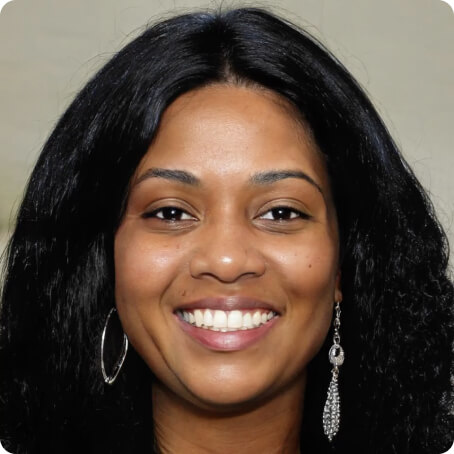
%> input picture pic1.jpg, 454 x 454 px
$ octave FaceDetect.m   (GNU Octave 9; MATLAB toolbox functions it lacks are replaced by stand-ins)
%> lines starting %> are read from the running program, lines starting %| are printed output that depends on the picture; in (x1, y1, x2, y2) boxes, pixels count from 0 and x2, y2 are one past the last pixel; in counts of white or black regions, pixels touching at a corner belong together; the program's own positions count from 1
close all;
clear all;
clc;
[file,path]=uigetfile('*.*','Select an image');
%> the answer given: pic1.jpg
loc=strcat(path,file);
pic=imread(loc);
%> pic is the input picture: size 454x454x3 uint8; mean R, G, B 90.6, 74.8, 63.1
imgray=rgb2gray(pic);
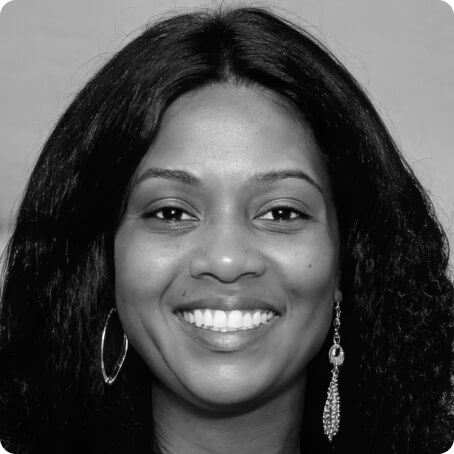
%> imgray: size 454x454 uint8; min 0, max 255, mean 78.2
%% Face Detection
detectorFace=vision.CascadeObjectDetector('MergeThreshold',10);
boundingbox1=step(detectorFace,imgray);
%> boundingbox1 = [93 110 268 268]
detpicn1=insertObjectAnnotation(pic,'Rectangle',boundingbox1,'Face');
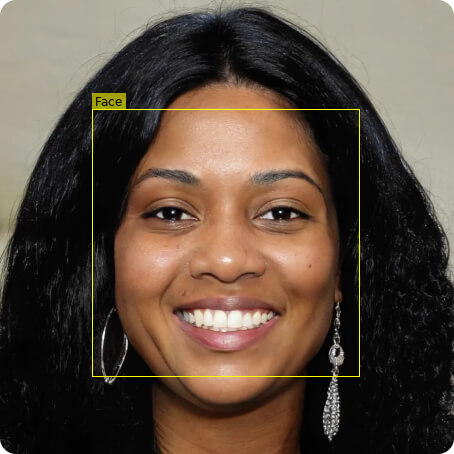
%> detpicn1: size 454x454x3 uint8; 0.78% of pixels changed, all inside (x1, y1, x2, y2) = (92, 93, 360, 377)
imshow(detpicn1);
pause(1);
detectorMouth=vision.CascadeObjectDetector('Mouth','MergeThreshold',80);
%> (the run ends here)
